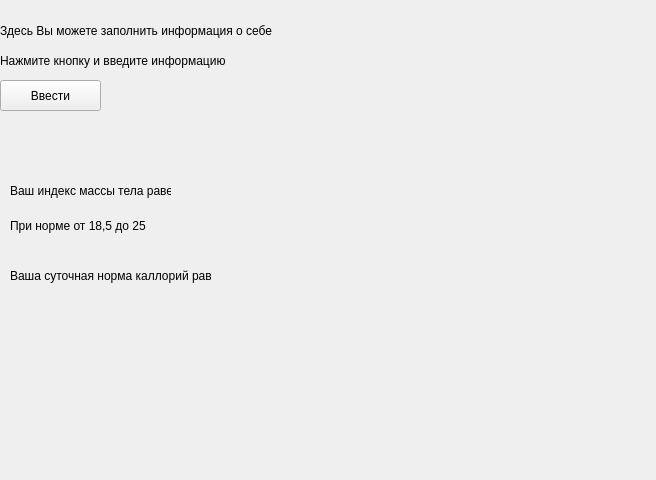
<?xml version="1.0" encoding="UTF-8"?>
<ui version="4.0">
 <class>frm_yourself</class>
 <widget class="QWidget" name="frm_yourself">
  <property name="geometry">
   <rect>
    <x>0</x>
    <y>0</y>
    <width>656</width>
    <height>480</height>
   </rect>
  </property>
  <property name="windowTitle">
   <string>Form</string>
  </property>
  <widget class="QLabel" name="lbl_info">
   <property name="geometry">
    <rect>
     <x>0</x>
     <y>10</y>
     <width>351</width>
     <height>41</height>
    </rect>
   </property>
   <property name="text">
    <string>Здесь Вы можете заполнить информация о себе</string>
   </property>
  </widget>
  <widget class="QLabel" name="lbl_imt_info">
   <property name="geometry">
    <rect>
     <x>10</x>
     <y>170</y>
     <width>161</width>
     <height>41</height>
    </rect>
   </property>
   <property name="text">
    <string>Ваш индекс массы тела равен</string>
   </property>
  </widget>
  <widget class="QLabel" name="lbl_imt_go">
   <property name="geometry">
    <rect>
     <x>180</x>
     <y>170</y>
     <width>81</width>
     <height>41</height>
    </rect>
   </property>
   <property name="text">
    <string/>
   </property>
  </widget>
  <widget class="QLabel" name="label">
   <property name="geometry">
    <rect>
     <x>10</x>
     <y>210</y>
     <width>141</width>
     <height>31</height>
    </rect>
   </property>
   <property name="text">
    <string>При норме от 18,5 до 25</string>
   </property>
  </widget>
  <widget class="QLabel" name="lbl_slle_info">
   <property name="geometry">
    <rect>
     <x>10</x>
     <y>250</y>
     <width>141</width>
     <height>51</height>
    </rect>
   </property>
   <property name="text">
    <string/>
   </property>
  </widget>
  <widget class="QLabel" name="lbl_information">
   <property name="geometry">
    <rect>
     <x>0</x>
     <y>40</y>
     <width>231</width>
     <height>41</height>
    </rect>
   </property>
   <property name="text">
    <string>Нажмите кнопку и введите информацию</string>
   </property>
  </widget>
  <widget class="QPushButton" name="btn_input">
   <property name="geometry">
    <rect>
     <x>0</x>
     <y>80</y>
     <width>101</width>
     <height>31</height>
    </rect>
   </property>
   <property name="text">
    <string>Ввести</string>
   </property>
  </widget>
  <widget class="QLabel" name="lbl_norma">
   <property name="geometry">
    <rect>
     <x>280</x>
     <y>160</y>
     <width>291</width>
     <height>61</height>
    </rect>
   </property>
   <property name="text">
    <string/>
   </property>
  </widget>
  <widget class="QLabel" name="lbl_bmr_info">
   <property name="geometry">
    <rect>
     <x>10</x>
     <y>250</y>
     <width>201</width>
     <height>51</height>
    </rect>
   </property>
   <property name="text">
    <string>Ваша суточная норма каллорий равна</string>
   </property>
  </widget>
  <widget class="QLabel" name="lbl_bmr">
   <property name="geometry">
    <rect>
     <x>220</x>
     <y>260</y>
     <width>121</width>
     <height>31</height>
    </rect>
   </property>
   <property name="text">
    <string/>
   </property>
  </widget>
 </widget>
 <resources/>
 <connections/>
</ui>
